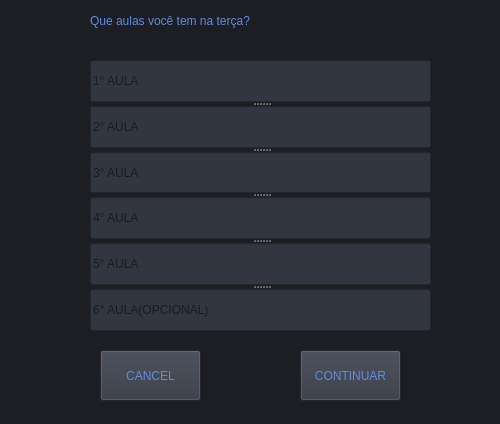
<?xml version="1.0" encoding="UTF-8"?>
<ui version="4.0">
 <class>dialog</class>
 <widget class="QDialog" name="dialog">
  <property name="geometry">
   <rect>
    <x>0</x>
    <y>0</y>
    <width>500</width>
    <height>424</height>
   </rect>
  </property>
  <property name="windowTitle">
   <string>CONFIGURAÇÃO DAS AULAS</string>
  </property>
  <property name="styleSheet">
   <string notr="true">background-color: rgb(28, 30, 35);</string>
  </property>
  <widget class="QDialogButtonBox" name="buttonBox">
   <property name="geometry">
    <rect>
     <x>10</x>
     <y>600</y>
     <width>461</width>
     <height>32</height>
    </rect>
   </property>
   <property name="orientation">
    <enum>Qt::Horizontal</enum>
   </property>
   <property name="standardButtons">
    <set>QDialogButtonBox::Cancel|QDialogButtonBox::Ok</set>
   </property>
  </widget>
  <widget class="QPushButton" name="Button_return">
   <property name="geometry">
    <rect>
     <x>100</x>
     <y>350</y>
     <width>101</width>
     <height>51</height>
    </rect>
   </property>
   <property name="styleSheet">
    <string notr="true">background-color: rgb(49,54,65);
font: 87 10pt &quot;Arial Black&quot;;
color: rgb(94,141,222);</string>
   </property>
   <property name="text">
    <string>CANCEL</string>
   </property>
  </widget>
  <widget class="QLabel" name="label">
   <property name="geometry">
    <rect>
     <x>90</x>
     <y>10</y>
     <width>311</width>
     <height>21</height>
    </rect>
   </property>
   <property name="styleSheet">
    <string notr="true">background-color: rgb(28, 30, 35);
font: 87 13pt &quot;Arial Black&quot;;
color: rgb(94,141,222);</string>
   </property>
   <property name="text">
    <string>Que aulas você tem na terça?</string>
   </property>
  </widget>
  <widget class="QSplitter" name="splitter">
   <property name="geometry">
    <rect>
     <x>90</x>
     <y>60</y>
     <width>341</width>
     <height>271</height>
    </rect>
   </property>
   <property name="orientation">
    <enum>Qt::Vertical</enum>
   </property>
   <widget class="QLineEdit" name="lineEdit_firstlesson">
    <property name="styleSheet">
     <string notr="true">background-color: rgb(49,54,65);
font: 87 10pt &quot;Arial Black&quot;;</string>
    </property>
    <property name="text">
     <string/>
    </property>
    <property name="placeholderText">
     <string>1° AULA</string>
    </property>
   </widget>
   <widget class="QLineEdit" name="lineEdit_secondlesson">
    <property name="styleSheet">
     <string notr="true">background-color: rgb(49,54,65);
font: 87 10pt &quot;Arial Black&quot;;</string>
    </property>
    <property name="placeholderText">
     <string>2° AULA</string>
    </property>
   </widget>
   <widget class="QLineEdit" name="lineEdit_3lesson">
    <property name="styleSheet">
     <string notr="true">background-color: rgb(49,54,65);
font: 87 10pt &quot;Arial Black&quot;;</string>
    </property>
    <property name="placeholderText">
     <string>3° AULA</string>
    </property>
   </widget>
   <widget class="QLineEdit" name="lineEdit_fourlesson">
    <property name="styleSheet">
     <string notr="true">background-color: rgb(49,54,65);
font: 87 10pt &quot;Arial Black&quot;;</string>
    </property>
    <property name="placeholderText">
     <string>4° AULA</string>
    </property>
   </widget>
   <widget class="QLineEdit" name="lineEdit_fivelesson">
    <property name="styleSheet">
     <string notr="true">background-color: rgb(49,54,65);
font: 87 10pt &quot;Arial Black&quot;;</string>
    </property>
    <property name="placeholderText">
     <string>5° AULA</string>
    </property>
   </widget>
   <widget class="QLineEdit" name="lineEdit_sixlesson">
    <property name="styleSheet">
     <string notr="true">background-color: rgb(49,54,65);
font: 87 10pt &quot;Arial Black&quot;;</string>
    </property>
    <property name="placeholderText">
     <string>6° AULA(OPCIONAL)</string>
    </property>
   </widget>
  </widget>
  <widget class="QPushButton" name="Button_continuar">
   <property name="geometry">
    <rect>
     <x>300</x>
     <y>350</y>
     <width>101</width>
     <height>51</height>
    </rect>
   </property>
   <property name="styleSheet">
    <string notr="true">background-color: rgb(49,54,65);
font: 87 10pt &quot;Arial Black&quot;;
color: rgb(94,141,222);</string>
   </property>
   <property name="text">
    <string>CONTINUAR</string>
   </property>
  </widget>
 </widget>
 <resources/>
 <connections>
  <connection>
   <sender>buttonBox</sender>
   <signal>accepted()</signal>
   <receiver>dialog</receiver>
   <slot>accept()</slot>
   <hints>
    <hint type="sourcelabel">
     <x>248</x>
     <y>254</y>
    </hint>
    <hint type="destinationlabel">
     <x>157</x>
     <y>274</y>
    </hint>
   </hints>
  </connection>
  <connection>
   <sender>buttonBox</sender>
   <signal>rejected()</signal>
   <receiver>dialog</receiver>
   <slot>reject()</slot>
   <hints>
    <hint type="sourcelabel">
     <x>316</x>
     <y>260</y>
    </hint>
    <hint type="destinationlabel">
     <x>286</x>
     <y>274</y>
    </hint>
   </hints>
  </connection>
 </connections>
</ui>
